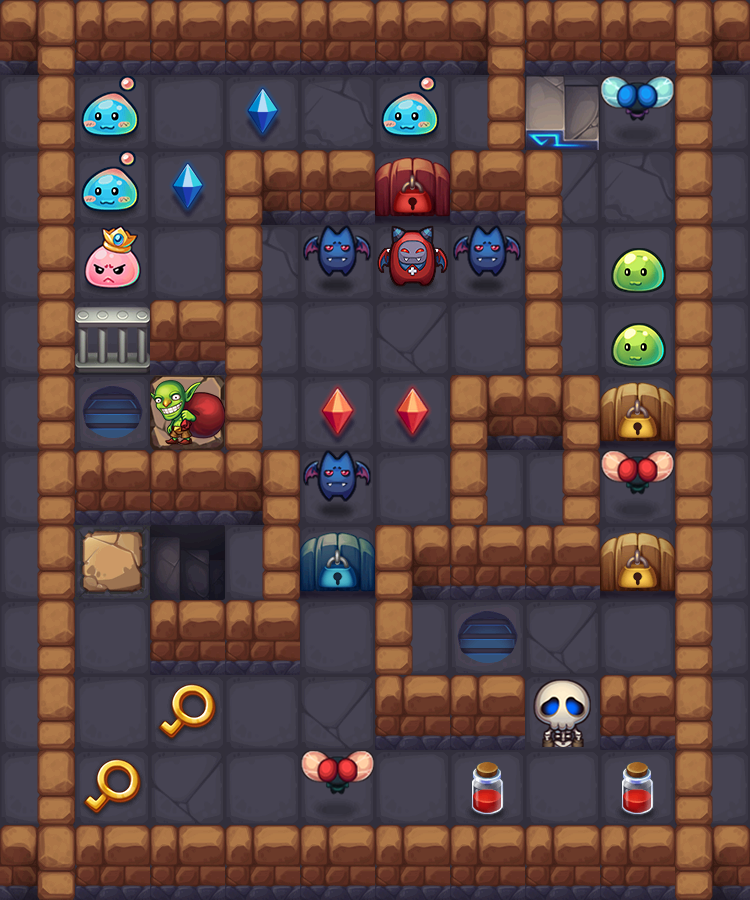

The image is a tile-based game level rendered from a .tmx file. Its description and source (layers, tilesets, objects; grid data summarised) follow:
An orthogonal 10x12 tile map with 75x75 px tiles, 3 tile layers (floor, wall, npc).

<map version="1.0" orientation="orthogonal" renderorder="right-down" width="10" height="12" tilewidth="75" tileheight="75" nextobjectid="1">
 <tileset firstgid="1" source="area.tsx" />
 <layer name="floor" width="10" height="12">
  <data>[120 cells, 120 non-empty, 6 distinct tile ids]</data>
 </layer>
 <layer name="wall" width="10" height="12">
  <data>[120 cells, 68 non-empty, 6 distinct tile ids]</data>
 </layer>
 <layer name="npc" width="10" height="12">
  <data>[120 cells, 30 non-empty, 19 distinct tile ids]</data>
 </layer>
</map>
